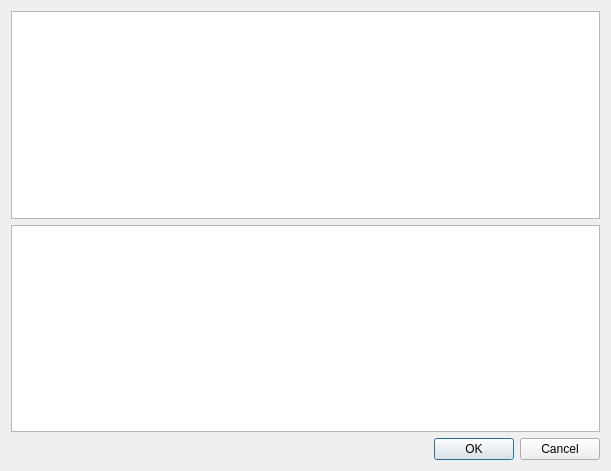
<?xml version="1.0" encoding="UTF-8"?>
<ui version="4.0">
 <class>Dialog</class>
 <widget class="QDialog" name="Dialog">
  <property name="geometry">
   <rect>
    <x>0</x>
    <y>0</y>
    <width>611</width>
    <height>471</height>
   </rect>
  </property>
  <property name="windowTitle">
   <string>Modalidades</string>
  </property>
  <layout class="QGridLayout" name="gridLayout">
   <item row="0" column="0">
    <layout class="QVBoxLayout" name="verticalLayout">
     <item>
      <widget class="QListWidget" name="listWidget"/>
     </item>
     <item>
      <widget class="QListWidget" name="listWidget_2"/>
     </item>
    </layout>
   </item>
   <item row="1" column="0">
    <widget class="QDialogButtonBox" name="buttonBox">
     <property name="orientation">
      <enum>Qt::Horizontal</enum>
     </property>
     <property name="standardButtons">
      <set>QDialogButtonBox::Cancel|QDialogButtonBox::Ok</set>
     </property>
    </widget>
   </item>
  </layout>
 </widget>
 <resources/>
 <connections>
  <connection>
   <sender>buttonBox</sender>
   <signal>accepted()</signal>
   <receiver>Dialog</receiver>
   <slot>accept()</slot>
   <hints>
    <hint type="sourcelabel">
     <x>244</x>
     <y>430</y>
    </hint>
    <hint type="destinationlabel">
     <x>157</x>
     <y>274</y>
    </hint>
   </hints>
  </connection>
  <connection>
   <sender>buttonBox</sender>
   <signal>rejected()</signal>
   <receiver>Dialog</receiver>
   <slot>reject()</slot>
   <hints>
    <hint type="sourcelabel">
     <x>312</x>
     <y>430</y>
    </hint>
    <hint type="destinationlabel">
     <x>286</x>
     <y>274</y>
    </hint>
   </hints>
  </connection>
 </connections>
</ui>
